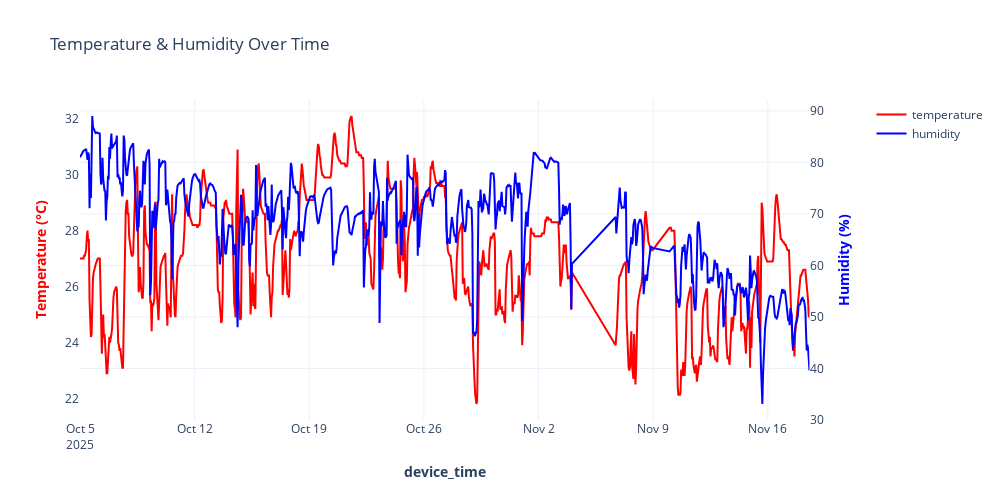

The notebook cell saved with this chart:
### Code cell
dual_axis_plot(
    df=hourly,
    x="device_time",
    y1="temperature",
    y2="humidity",
    title="Temperature & Humidity Over Time",
    y1_label="Temperature (°C)",
    y2_label="Humidity (%)",
    y1_color="red",
    y2_color="blue",
    template="plotly_white"
)

### Figure 1 — Plotly figure (JSON) as saved in the notebook; plotly's stock layout.template omitted (floating-point values rounded to 4 significant figures; data arrays with more than 128 entries replaced by an {"elided": "..."} marker saying what was removed)
{"data": [{"line": {"color": "red"}, "name": "temperature", "type": "scatter", "x": {"elided": "981 str values"}, "xaxis": "x", "y": {"elided": "981 float values"}, "yaxis": "y"}, {"line": {"color": "blue"}, "name": "humidity", "type": "scatter", "x": {"elided": "981 str values"}, "xaxis": "x", "y": {"elided": "981 float values"}, "yaxis": "y2"}], "layout": {"height": 500, "title": {"text": "Temperature & Humidity Over Time"}, "width": 1000, "xaxis": {"anchor": "y", "domain": [0, 0.94], "showgrid": true, "title": {"text": "<b>device_time</b>"}}, "yaxis": {"anchor": "x", "domain": [0, 1], "showgrid": false, "title": {"font": {"color": "red"}, "text": "<b>Temperature (°C)</b>"}}, "yaxis2": {"anchor": "x", "overlaying": "y", "showgrid": true, "side": "right", "title": {"font": {"color": "blue"}, "text": "<b>Humidity (%)</b>"}}}}
